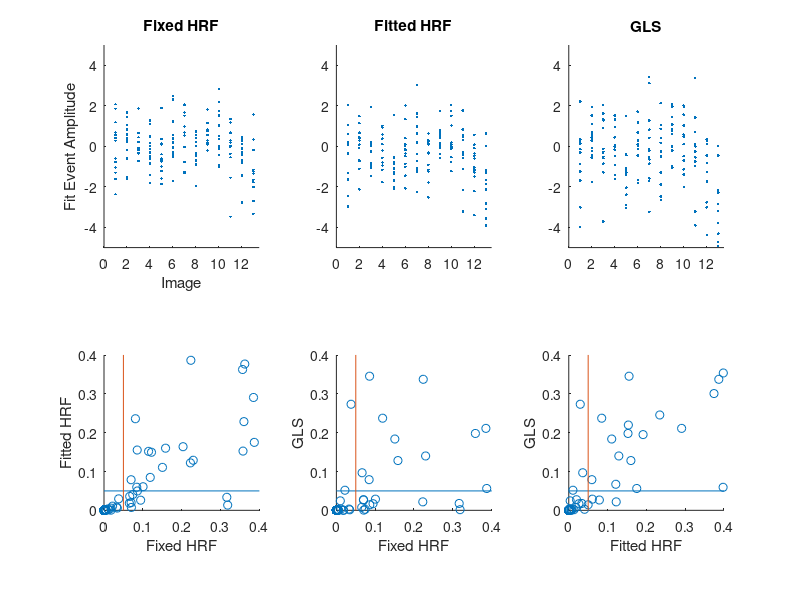

Reproduce this figure in MATLAB.
clear; clc;
load results.mat

fit_types={'SPM','HRFfit','GLS'};
p=zeros(3,13,13);

for fit=1:3
    eval(['amps=results.' fit_types{fit} '.amps;']);
    for image_A=1:13
        image_A_responses=amps(results.images==image_A);
        for image_B=1:image_A
            image_B_responses=amps(results.images==image_B);
            [~,p(fit,image_A,image_B),~,~]=ttest2(image_A_responses, image_B_responses);
        end
    end
end

clear image_A image_B image_A_responses image_B_responses fit

%% figure
figure;

subplot(2,3,1)
scatter(results.images, results.SPM.amps,'.');
xlim([0,13.5])
ylim([-5 5])
title('Fixed HRF')
xlabel('Image')
ylabel('Fit Event Amplitude')

subplot(2,3,2)
scatter(results.images, results.HRFfit.amps,'.');
xlim([0,13.5])
ylim([-5 5])
title('Fitted HRF')

subplot(2,3,3)
scatter(results.images, results.GLS.amps,'.');
xlim([0,13.5])
ylim([-5 5])
title('GLS')

p1=p(1,:,:);
p2=p(2,:,:);
p3=p(3,:,:);

subplot(2,3,4)
scatter(p1(:),p2(:),'k.');
hold on;
plot([0 1],[0.05,0.05]);
plot([0.05,0.05],[0 1]);
xlim([0,0.4])
ylim([0,0.4])
xlabel('Fixed HRF')
ylabel('Fitted HRF')
axis square

subplot(2,3,5)
scatter(p1(:),p3(:),'k.');
hold on;
plot([0 1],[0.05,0.05]);
plot([0.05,0.05],[0 1]);
xlim([0,0.4])
ylim([0,0.4])
xlabel('Fixed HRF')
ylabel('GLS')
axis square

subplot(2,3,6)
scatter(p2(:),p3(:),'k.');
hold on;
plot([0 1],[0.05,0.05]);
plot([0.05,0.05],[0 1]);
xlim([0,0.4])
ylim([0,0.4])
xlabel('Fitted HRF')
ylabel('GLS')
axis square







